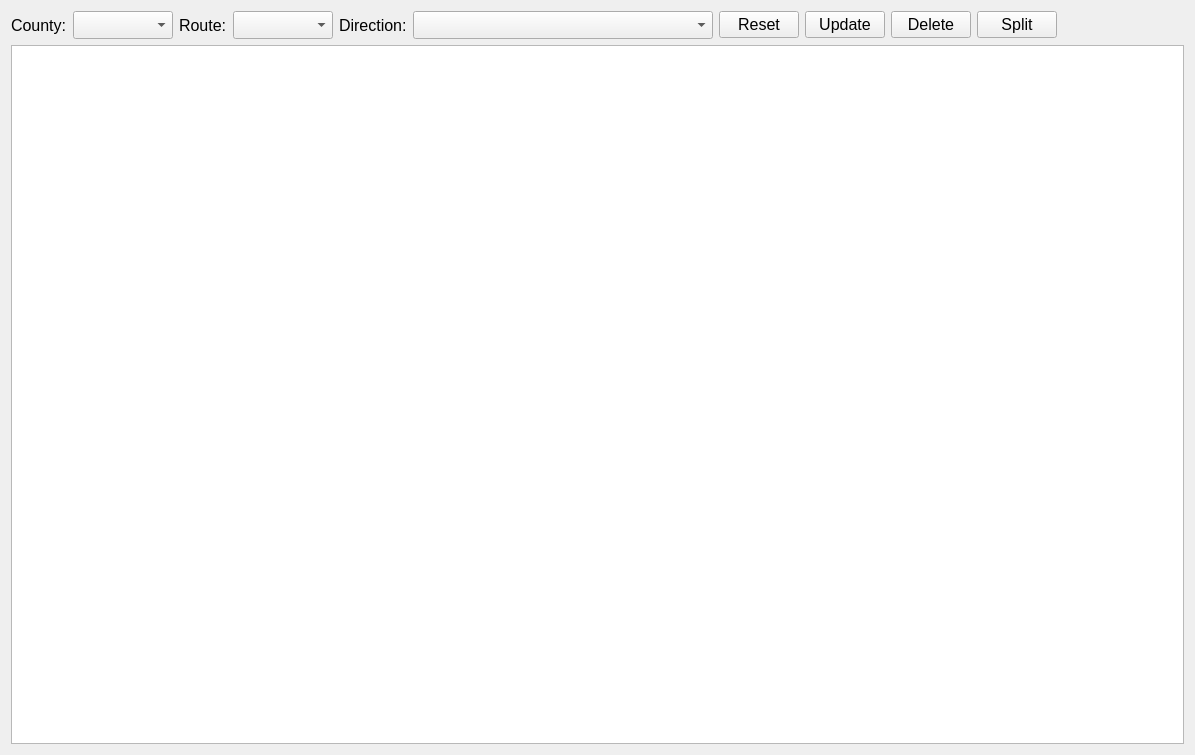
<?xml version="1.0" encoding="UTF-8"?>
<ui version="4.0">
 <class>VCRH_Form</class>
 <widget class="QWidget" name="VCRH_Form">
  <property name="geometry">
   <rect>
    <x>0</x>
    <y>0</y>
    <width>1195</width>
    <height>755</height>
   </rect>
  </property>
  <property name="sizePolicy">
   <sizepolicy hsizetype="Expanding" vsizetype="Preferred">
    <horstretch>0</horstretch>
    <verstretch>0</verstretch>
   </sizepolicy>
  </property>
  <property name="minimumSize">
   <size>
    <width>1181</width>
    <height>755</height>
   </size>
  </property>
  <property name="windowTitle">
   <string>VCRH Edit</string>
  </property>
  <property name="toolTip">
   <string>Clear Data</string>
  </property>
  <property name="filename" stdset="0">
   <string>VAS</string>
  </property>
  <property name="formname" stdset="0">
   <string/>
  </property>
  <layout class="QVBoxLayout" name="verticalLayout_2">
   <item>
    <layout class="QVBoxLayout" name="verticalLayout">
     <item>
      <layout class="QHBoxLayout" name="horizontalLayout">
       <item>
        <widget class="QLabel" name="labelCounty">
         <property name="font">
          <font>
           <pointsize>12</pointsize>
          </font>
         </property>
         <property name="text">
          <string>County:</string>
         </property>
        </widget>
       </item>
       <item>
        <widget class="QComboBox" name="comboBoxCounty">
         <property name="minimumSize">
          <size>
           <width>100</width>
           <height>28</height>
          </size>
         </property>
         <property name="font">
          <font>
           <pointsize>12</pointsize>
          </font>
         </property>
         <property name="toolTip">
          <string>&lt;html&gt;&lt;head/&gt;&lt;body&gt;&lt;p&gt;Please Select County&lt;/p&gt;&lt;/body&gt;&lt;/html&gt;</string>
         </property>
         <property name="statusTip">
          <string>Select County</string>
         </property>
        </widget>
       </item>
       <item>
        <widget class="QLabel" name="labelRoute">
         <property name="font">
          <font>
           <pointsize>12</pointsize>
          </font>
         </property>
         <property name="text">
          <string>Route:</string>
         </property>
        </widget>
       </item>
       <item>
        <widget class="QComboBox" name="comboBoxRoute">
         <property name="minimumSize">
          <size>
           <width>100</width>
           <height>28</height>
          </size>
         </property>
         <property name="font">
          <font>
           <pointsize>12</pointsize>
          </font>
         </property>
         <property name="toolTip">
          <string>&lt;html&gt;&lt;head/&gt;&lt;body&gt;&lt;p&gt;Please Select Route&lt;/p&gt;&lt;/body&gt;&lt;/html&gt;</string>
         </property>
         <property name="statusTip">
          <string>Select Route</string>
         </property>
        </widget>
       </item>
       <item>
        <widget class="QLabel" name="labelDirection">
         <property name="font">
          <font>
           <pointsize>12</pointsize>
          </font>
         </property>
         <property name="text">
          <string>Direction:</string>
         </property>
        </widget>
       </item>
       <item>
        <widget class="QComboBox" name="comboBoxDirection">
         <property name="minimumSize">
          <size>
           <width>300</width>
           <height>28</height>
          </size>
         </property>
         <property name="font">
          <font>
           <pointsize>12</pointsize>
          </font>
         </property>
         <property name="toolTip">
          <string>Please Select Direction</string>
         </property>
         <property name="statusTip">
          <string>Select Direction</string>
         </property>
        </widget>
       </item>
       <item>
        <widget class="QPushButton" name="pushButtonReset">
         <property name="font">
          <font>
           <pointsize>12</pointsize>
          </font>
         </property>
         <property name="text">
          <string>Reset</string>
         </property>
        </widget>
       </item>
       <item>
        <widget class="QPushButton" name="updatepushButton">
         <property name="font">
          <font>
           <pointsize>12</pointsize>
          </font>
         </property>
         <property name="text">
          <string>Update</string>
         </property>
        </widget>
       </item>
       <item>
        <widget class="QPushButton" name="deletepushButton">
         <property name="font">
          <font>
           <pointsize>12</pointsize>
          </font>
         </property>
         <property name="text">
          <string>Delete</string>
         </property>
        </widget>
       </item>
       <item>
        <widget class="QPushButton" name="splitpushButton">
         <property name="font">
          <font>
           <pointsize>12</pointsize>
          </font>
         </property>
         <property name="text">
          <string>Split</string>
         </property>
        </widget>
       </item>
       <item>
        <spacer name="horizontalSpacer">
         <property name="orientation">
          <enum>Qt::Horizontal</enum>
         </property>
         <property name="sizeHint" stdset="0">
          <size>
           <width>40</width>
           <height>20</height>
          </size>
         </property>
        </spacer>
       </item>
      </layout>
     </item>
     <item>
      <widget class="QTableWidget" name="tableWidget">
       <property name="font">
        <font>
         <pointsize>12</pointsize>
        </font>
       </property>
      </widget>
     </item>
    </layout>
   </item>
  </layout>
 </widget>
 <resources/>
 <connections/>
</ui>
